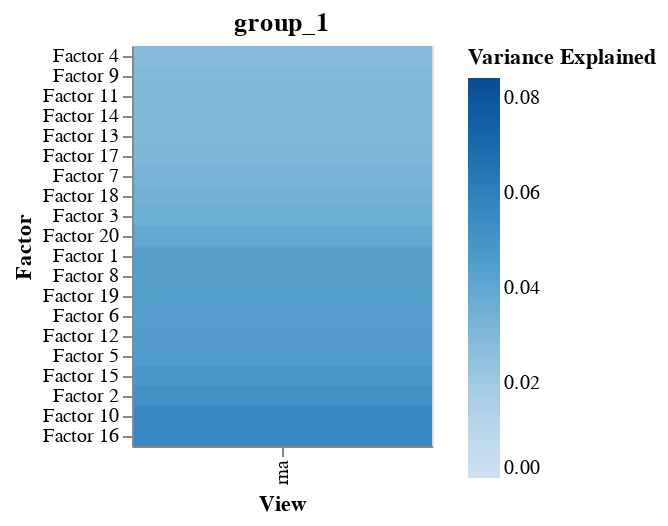

Notebook code cell kept with this figure:
### Code cell
plot_variance_explained(model)

### Figure 1 — Vega specification as saved in the notebook (floating-point values rounded to 4 significant figures)
{"$schema": "https://vega.github.io/schema/vega/v5.json", "data": [{"name": "source_0", "values": [{"Factor": "Factor 4", "Variance Explained": 0.02822, "View": "rna"}, {"Factor": "Factor 9", "Variance Explained": 0.02972, "View": "rna"}, {"Factor": "Factor 11", "Variance Explained": 0.03057, "View": "rna"}, {"Factor": "Factor 14", "Variance Explained": 0.03089, "View": "rna"}, {"Factor": "Factor 13", "Variance Explained": 0.03095, "View": "rna"}, {"Factor": "Factor 17", "Variance Explained": 0.03118, "View": "rna"}, {"Factor": "Factor 7", "Variance Explained": 0.03284, "View": "rna"}, {"Factor": "Factor 18", "Variance Explained": 0.0343, "View": "rna"}, {"Factor": "Factor 3", "Variance Explained": 0.03611, "View": "rna"}, {"Factor": "Factor 20", "Variance Explained": 0.03997, "View": "rna"}, {"Factor": "Factor 1", "Variance Explained": 0.04376, "View": "rna"}, {"Factor": "Factor 8", "Variance Explained": 0.04377, "View": "rna"}, {"Factor": "Factor 19", "Variance Explained": 0.04427, "View": "rna"}, {"Factor": "Factor 6", "Variance Explained": 0.04437, "View": "rna"}, {"Factor": "Factor 12", "Variance Explained": 0.04481, "View": "rna"}, {"Factor": "Factor 5", "Variance Explained": 0.04499, "View": "rna"}, {"Factor": "Factor 15", "Variance Explained": 0.0485, "View": "rna"}, {"Factor": "Factor 2", "Variance Explained": 0.05156, "View": "rna"}, {"Factor": "Factor 10", "Variance Explained": 0.05601, "View": "rna"}, {"Factor": "Factor 16", "Variance Explained": 0.05607, "View": "rna"}]}, {"name": "source_0_concat_0_x_domain_View", "values": [{"View": "rna"}]}, {"name": "source_0_concat_0_y_domain_Factor", "values": [{"Factor": "Factor 4"}, {"Factor": "Factor 9"}, {"Factor": "Factor 11"}, {"Factor": "Factor 14"}, {"Factor": "Factor 13"}, {"Factor": "Factor 17"}, {"Factor": "Factor 7"}, {"Factor": "Factor 18"}, {"Factor": "Factor 3"}, {"Factor": "Factor 20"}, {"Factor": "Factor 1"}, {"Factor": "Factor 8"}, {"Factor": "Factor 19"}, {"Factor": "Factor 6"}, {"Factor": "Factor 12"}, {"Factor": "Factor 5"}, {"Factor": "Factor 15"}, {"Factor": "Factor 2"}, {"Factor": "Factor 10"}, {"Factor": "Factor 16"}]}], "signals": [{"name": "childWidth", "value": 150}], "marks": [{"type": "group", "name": "concat_0_group", "encode": {"update": {"height": {"signal": "height"}, "width": {"signal": "childWidth"}}}, "marks": [{"type": "rect", "name": "concat_0_marks", "from": {"data": "source_0"}, "encode": {"update": {"fill": {"field": "Variance Explained", "scale": "concat_0_color"}, "y": {"field": "Factor", "scale": "concat_0_y"}, "tooltip": {"signal": "{\"Factor\": isValid(datum[\"Factor\"]) ? datum[\"Factor\"] : \"\"+datum[\"Factor\"], \"View\": isValid(datum[\"View\"]) ? datum[\"View\"] : \"\"+datum[\"View\"], \"Variance Explained\": format(datum[\"Variance Explained\"], \"\")}"}, "x": {"field": "View", "scale": "concat_0_x"}, "width": {"signal": "max(0.25, bandwidth('concat_0_x'))"}, "height": {"signal": "max(0.25, bandwidth('concat_0_y'))"}}}, "style": ["rect"]}], "axes": [{"scale": "concat_0_x", "labelAlign": "right", "labelBaseline": "middle", "zindex": 1, "labelAngle": 270, "title": "View", "orient": "bottom", "grid": false}, {"scale": "concat_0_y", "grid": false, "title": "Factor", "orient": "left", "zindex": 1}], "title": {"text": "group_1", "frame": "group"}, "legends": [{"fill": "concat_0_color", "gradientLength": {"signal": "clamp(height, 64, 200)"}, "title": "Variance Explained"}], "style": "cell"}], "scales": [{"name": "concat_0_x", "type": "band", "domain": {"data": "source_0_concat_0_x_domain_View", "field": "View", "sort": true}, "range": [0, {"signal": "childWidth"}], "paddingOuter": 0, "paddingInner": 0}, {"name": "concat_0_y", "type": "band", "domain": {"data": "source_0_concat_0_y_domain_Factor", "field": "Factor"}, "range": [0, {"signal": "height"}], "paddingOuter": 0, "paddingInner": 0}, {"name": "concat_0_color", "type": "linear", "domain": [0, 0.08411], "range": {"scheme": "blues"}, "interpolate": "hcl", "zero": true}], "background": "white", "padding": 5, "height": 200, "layout": {"padding": 20, "bounds": "full", "align": "each"}}
